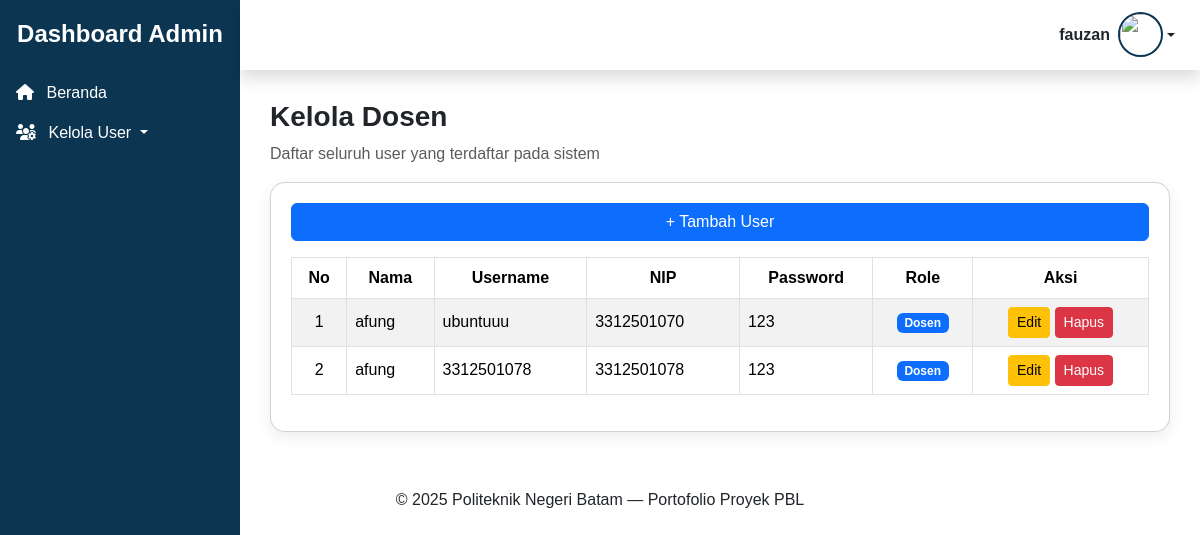
The page /admin/kelola_dosen.php (signed in) on the database its author committed.
### tables this page shows
CREATE TABLE `users` (
  `id_user` int NOT NULL,
  `nama` varchar(100) DEFAULT NULL,
  `username` varchar(100) DEFAULT NULL,
  `password` varchar(255) DEFAULT NULL,
  `nim` varchar(20) NOT NULL,
  `jurusan` enum('teknik elektro','teknik informatika','teknik mesin','manajemen bisnis') NOT NULL,
  `profil` varchar(255) DEFAULT NULL,
  `role` enum('mahasiswa','dosen','admin') NOT NULL
);

### admin/kelola_dosen.php (the view, shortened to what this page needs)
<?php
include "../template_admin/header.php";
include "../template_admin/sidebar.php";
include "../template_admin/topbar.php";
$result = mysqli_query($koneksi, "SELECT * FROM users WHERE `role` = 'dosen' ORDER BY id_user DESC");
?>
<div class="content-wrapper">
  <h3 class="fw-bold">Kelola Dosen</h3>
  <p class="text-muted">Daftar seluruh user yang terdaftar pada sistem</p>
  <div class="card card-custom mt-3">
    <a href="tambah_dosen.php" class="btn btn-primary mb-3">
      + Tambah User
    </a>
    <table class="table table-bordered table-striped table-hover align-middle">
      <thead>
        <tr class="text-center">
          <th>No</th>
          <th>Nama</th>
          <th>Username</th>
          <th>NIP</th>
          <th>Password</th>
          <th>Role</th>
          <th>Aksi</th>
        </tr>
      </thead>
      <tbody>
        <?php
        $no = 1;
        while ($row = mysqli_fetch_assoc($result)) { ?>
          <tr>
            <td class="text-center"><?= $no++ ?></td>
            <td><?= $row['nama'] ?></td>
            <td><?= $row['username'] ?></td>
            <td><?= $row['nim'] ?></td>
            <td><?= $row['password'] ?></td>
            <td class="text-center">
              <span class="badge
                <?= ($row['role'] == 'admin' ? 'bg-danger' :
                    ($row['role'] == 'dosen' ? 'bg-primary' : 'bg-success')) ?>">
                <?= ucfirst($row['role']) ?>
              </span>
            </td>
            <td class="text-center">
              <a href="edit_dosen.php?id=<?= $row['id_user'] ?>" class="btn btn-warning btn-sm">
                Edit
              </a>
              <a href="hapus.php?id=<?= $row['id_user'] ?>&page=dosen" class="btn btn-danger btn-sm"onclick="return confirm('Yakin ingin menghapus user ini?')">
                Hapus
              </a>
            </td>
          </tr>
        <?php } ?>
      </tbody>
    </table>
  </div>
</div>
<?php include "../template/footer.php"; ?>

### template_admin/header.php (style rules this page uses)
body { font-family: 'Poppins', sans-serif; background: white; }

### admin/kelola_dosen.php (style rules this page uses)
.content-wrapper { margin-left: 240px; padding: 100px 30px 40px; }
.card-custom { border-radius: 15px; padding: 20px; box-shadow: 0 5px 15px rgba(0,0,0,0.08); }
.table thead { background-color: #0b3551; color: white; }

### rows shown on the page
users: nama "afung", username "ubuntuuu", nim "3312501070", password "123", role "Dosen"
users: nama "afung", username "3312501078", nim "3312501078", password "123", role "Dosen"

### other values the page prints
$nama "fauzan"
